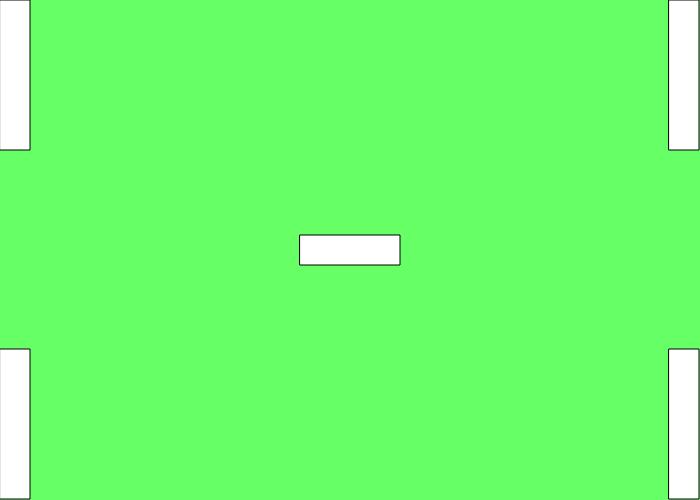
Frame 1 (no input)
Frame 60 (no input): identical to frame 1, image omitted
Frame 120 (the mouse pressed at the canvas centre since frame 60): identical to frame 1, image omitted

The p5.js sketch that drew this single still picture (run headless with seeded random() and noise() and a simulated clock; from frame 60 on, the mouse is pressed at the canvas centre):

// p5.js sketch
// ── sketch.js
function setup()
{
  //create a drawing service 700px wide, 500px tall
  createCanvas(700,500);

}

function draw()
{
  //create a background using RGB values
  background(102,255,102)

  // change the paint brush to a specific color according to RGB values
  fill(255,255,255);

  // create a rectangle at x,y coordinates 10,10 with length x height at 100 x 50
  rect(669,0,30,150);
  rect(0,0,30,150);
  rect(669,349,30,150);
  rect(0,349,30,150);
  rect(300,235,100,30);
}
